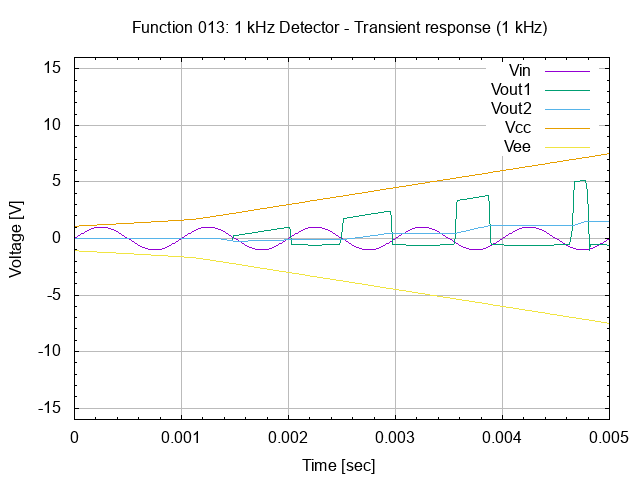

Write the gnuplot code that produced this figure.
# setup terminal
set term png

# setup graph
set output "26.013.00.01.01.03.png"
set title "Function 013: 1 kHz Detector - Transient response (1 kHz)"

# setup Y-axis
set yrange [-16:16]
set grid ytics lt 1 lw 1 lc rgb "#bbbbbb"
set mytics
set ylabel "Voltage [V]"

# setup X-axis
set grid xtics lt 1 lw 1 lc rgb "#bbbbbb"
set mxtics
set xrange [0:0.005]
set xlabel "Time [sec]"

# setup plot style
set style data lines
plot '26.013.00.01.01.dat' using 1:2 title "Vin", \
     '26.013.00.01.01.dat' using 1:3 title "Vout1", \
     '26.013.00.01.01.dat' using 1:4 title "Vout2", \
     '26.013.00.01.01.dat' using 1:5 title "Vcc", \
     '26.013.00.01.01.dat' using 1:6 title "Vee"

# set output back to default
set output

# reset terminal type
set terminal pop
